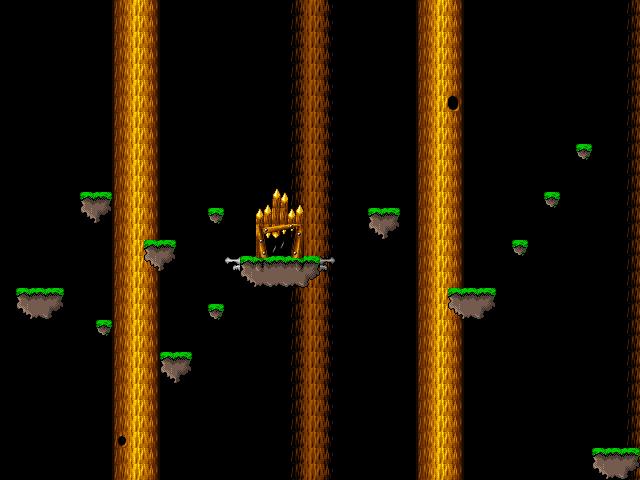

A level layout from a 2D game, rendered from its tile map. Below: a short description, then the map file with tile-grid data replaced by summaries:
An orthogonal 40x30 tile map with 16x16 px tiles, 5 tile layers (shadow, background_trees, foreground_trees, not_platform, ...) and 5 objects (4x Enemy, Player 1).

<map version="1.0" orientation="orthogonal" width="40" height="30" tilewidth="16" tileheight="16">
 <tileset firstgid="1" name="tiles" tilewidth="16" tileheight="16">
  <image source="tiles.png" trans="ff00ff" width="320" height="200" />
 </tileset>
 <layer name="shadow" width="40" height="30">
  <data>[1200 cells, 0 non-empty, 0 distinct tile ids]</data>
 </layer>
 <layer name="background_trees" width="40" height="30">
  <data>[1200 cells, 120 non-empty, 3 distinct tile ids]</data>
 </layer>
 <layer name="foreground_trees" width="40" height="30">
  <data>[1200 cells, 180 non-empty, 5 distinct tile ids]</data>
 </layer>
 <layer name="not_platform" width="40" height="30">
  <data>[1200 cells, 38 non-empty, 17 distinct tile ids]</data>
 </layer>
 <layer name="platform" width="40" height="30">
  <data>[1200 cells, 27 non-empty, 7 distinct tile ids]</data>
 </layer>
 <objectgroup name="Entities" width="0" height="0">
  <object name="Player 1" x="282" y="163">
   <properties>
    <property name="name" value="player1" />
    <property name="type" value="Player" />
   </properties>
  </object>
  <object name="Enemy" x="474" y="242">
   <properties>
    <property name="type" value="Enemy" />
   </properties>
  </object>
  <object name="Enemy" x="160" y="211">
   <properties>
    <property name="type" value="Enemy" />
   </properties>
  </object>
  <object name="Enemy" x="41" y="260">
   <properties>
    <property name="type" value="Enemy" />
   </properties>
  </object>
  <object name="Enemy" x="621" y="228">
   <properties>
    <property name="type" value="Enemy" />
   </properties>
  </object>
 </objectgroup>
</map>
